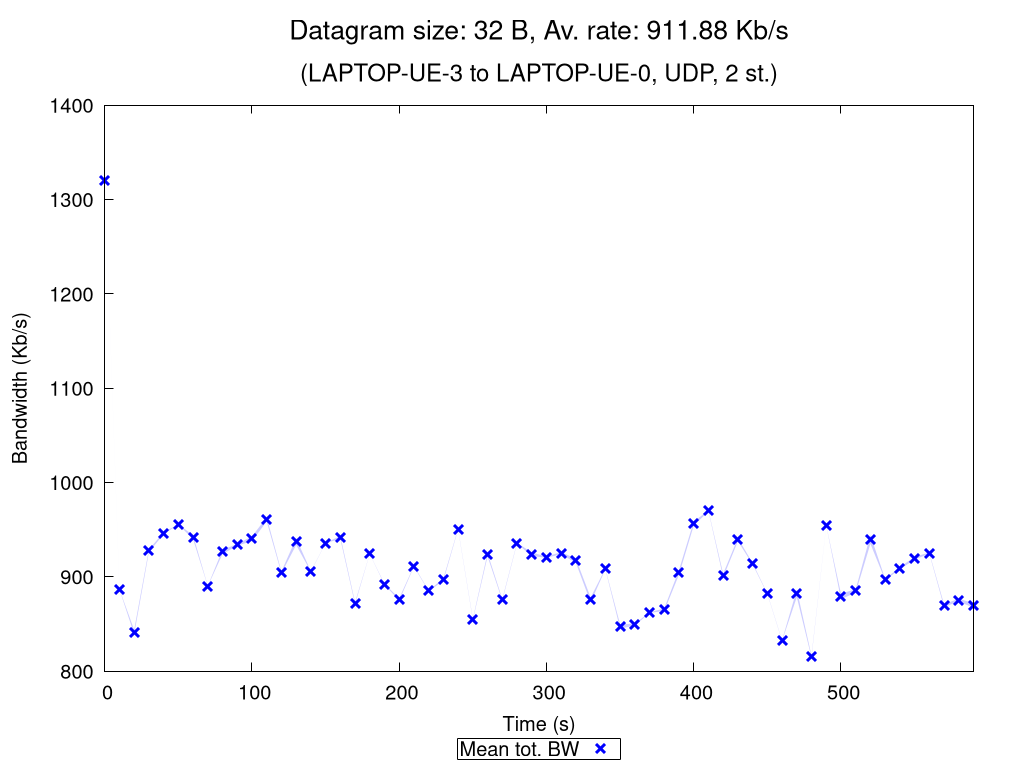

Source code (gnuplot):
set terminal pngcairo nocrop enhanced size 1024,768 font "Verdana,15"
set output "UDP_2_st_2020_10_17_19-49-04_two2one_00032B.png"

set title "{/=20 Datagram size: 32 B, Av. rate: 911.88 Kb/s}\n\n{/=18 (LAPTOP-UE-3 to LAPTOP-UE-0, UDP, 2 st.)}"

set xlabel "Time (s)"
set ylabel "Bandwidth (Kb/s)"
set ytics nomirror
set key bmargin center horizontal box samplen 1 width -1
set bmargin 4.6
set rmargin 4.5

rf = 1000.0  # rate factor
set style fill transparent solid 0.2 noborder
set autoscale xfix
plot "UDP_2_st_2020_10_17_19-49-04_two2one_00032B_iperf_processed.dat" using 1:($2/rf-$3/rf):($2/rf+$3/rf) with filledcurves lc rgb "blue" notitle, \
     "" using 1:($2/rf) with points pt 2 ps 1.5 lw 3 lc rgb "blue" title "Mean tot. BW", \
